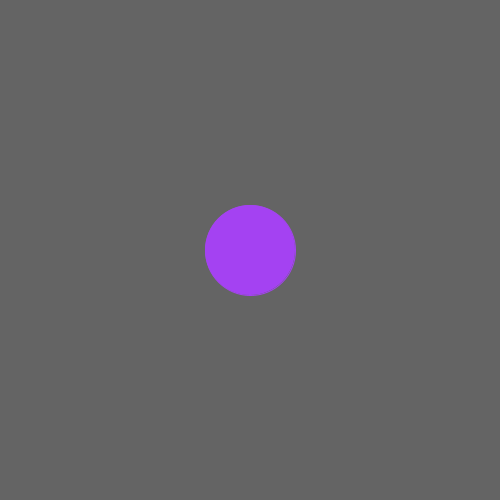
Frame 1 (no input)
Frame 60 (the mouse pressed at the canvas centre just before this capture): identical to frame 1, image omitted
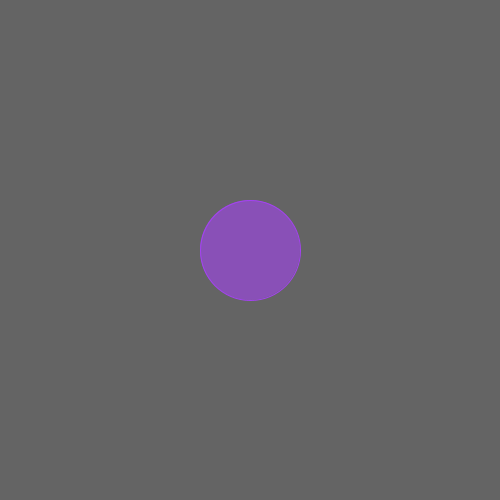
Frame 120 (the mouse held since frame 60 and released just before this capture)

The Processing sketch that drew these frames (run headless with seeded random() and noise(); from frame 60 on, the mouse is pressed at the canvas centre):

// Processing sketch: inclass_buttons_buttonStates
// ── inclass_buttons_buttonStates.pde
// IMA NYU Shanghai
// Kinetic Interfaces
// MOQN
// Feb 7 2018
ArrayList<Button> buttons = new ArrayList<Button>();

void setup() {
  size(500, 500);
  stroke(255, 0, 0);
  buttons.add( new Button(width/2, height/2));
}


void draw() {
  background(100);

  for (int i=0; i<buttons.size(); i++) {
    Button b = buttons.get(i);
    b.update();
    b.display();
  }
}
// ── Button.pde
class Button {
  float posX, posY;
  float size;
  float r, g, b; // color
  int state = 0;
  /** 
   state
   0: not pressed
   1: hover
   2: triggered
   3: on press
   4: released
   **/
  boolean prevPress = false;


  Button(float x, float y) {
    posX = x;
    posY = y;

    size = 100;

    r = random(255);
    g = random(255);
    b = random(255);
  }

  void update() {
    checkState();
  }
  void checkState() {
    float distance = dist(posX, posY, mouseX, mouseY);

    boolean currPress = false;
    if (distance < size/2) {
      //hover
      state = 1;
      if (mousePressed) {
        currPress = true;
        if (prevPress == false && currPress == true) {
          //triggered
          state = 2;
        } else if (prevPress == true && currPress == false) {
          //released
          state = 4;
        }
      } else {
        //onpress
        currPress = false;
      }
    } else {
      state = 3;
    }
    println(prevPress + "  " + currPress);
    prevPress = currPress;

    //
  }
  void display() {
    pushStyle();

    switch (state) {
    case 0:
      stroke(r, g, b);
      fill(r, g, b, 255);
      ellipse(posX, posY, size, size);
      break;
    case 1: // hover
      stroke(r, g, b);
      fill(r, g, b, 150);
      ellipse(posX, posY, size, size);
      break;
    case 2: // triggered
      stroke(r, g, b);
      fill(r, g, b, 150);
      ellipse(posX, posY, size*1.5, size*1.5);
      break;
    case 3: // on press
      stroke(r, g, b);
      fill(r, g, b);
      ellipse(posX, posY, size*0.9, size*0.9);
      break;
    case 4: // released
      posX = random(width);
      posY = random(height);
      //stroke(r, g, b);
      //fill(r, g, b, 150);
      //ellipse(posX, posY, size, size);
      //break;
    }

    popStyle();
  }
}
